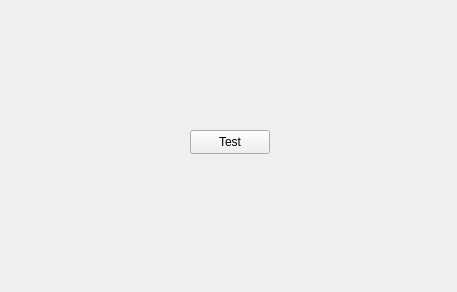
<?xml version="1.0" encoding="UTF-8"?>
<ui version="4.0">
 <class>Widget</class>
 <widget class="QWidget" name="Widget">
  <property name="geometry">
   <rect>
    <x>0</x>
    <y>0</y>
    <width>457</width>
    <height>292</height>
   </rect>
  </property>
  <property name="windowTitle">
   <string>Widget</string>
  </property>
  <widget class="QPushButton" name="testButton">
   <property name="geometry">
    <rect>
     <x>190</x>
     <y>130</y>
     <width>80</width>
     <height>24</height>
    </rect>
   </property>
   <property name="text">
    <string>Test</string>
   </property>
  </widget>
 </widget>
 <resources/>
 <connections/>
</ui>
